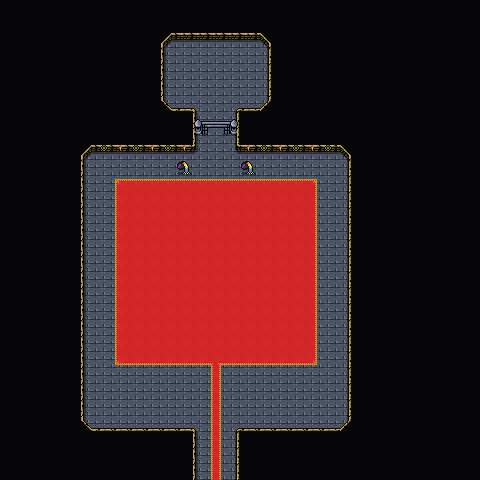

The image is a tile-based game level rendered from a .tmx file. Its description and source (layers, tilesets, objects; grid data summarised) follow:
An orthogonal 30x30 tile map with 16x16 px tiles, 4 tile layers (Background, Ground, Foreground, AboveSprites), 2 tilesets and 5 objects.

<map version="1.10" tiledversion="1.10.1" orientation="orthogonal" renderorder="right-down" width="30" height="30" tilewidth="16" tileheight="16" infinite="0" nextlayerid="6" nextobjectid="65">
 <editorsettings>
  <export target="wastetown..tmx" format="tmx" />
 </editorsettings>
 <properties>
  <property name="respawnEnemies" type="bool" value="true" />
 </properties>
 <tileset firstgid="1" source="../../tileset/main.tsx" />
 <tileset firstgid="10113" source="../../tileset/buildings.tsx" />
 <layer id="1" name="Background" width="30" height="30">
  <data>[900 cells, 900 non-empty, 1 distinct tile ids]</data>
 </layer>
 <layer id="2" name="Ground" width="30" height="30">
  <data>[900 cells, 802 non-empty, 27 distinct tile ids]</data>
 </layer>
 <layer id="3" name="Foreground" width="30" height="30">
  <properties>
   <property name="spriteLayer" type="bool" value="true" />
  </properties>
  <data>[900 cells, 4 non-empty, 4 distinct tile ids]</data>
 </layer>
 <layer id="5" name="AboveSprites" width="30" height="30">
  <data>[900 cells, 1 non-empty, 1 distinct tile ids]</data>
 </layer>
 <objectgroup id="4" name="Objects">
  <object id="47" template="../../obj/gold.tx" x="323" y="219" />
  <object id="49" template="../../obj/gold.tx" x="106" y="216" />
  <object id="50" template="../../obj/enemy.tx" x="183.228" y="304.124" width="64" height="64">
   <properties>
    <property name="enemy" value="Sliver Queen" />
   </properties>
  </object>
  <object id="63" template="../../obj/entry_up.tx" x="208" y="479.333">
   <properties>
    <property name="teleport" value="" />
   </properties>
  </object>
  <object id="64" template="../../obj/enemy.tx" x="188.133" y="423.411">
   <properties>
    <property name="dialog">[{
  "text":"Hello, planeswalker {var=player_name}, this area is currently under construction and subject to change. Also this is a hard boss, so be prepared with a strong deck",
  "options":[
    { "name":"Ok" }
  ]
}]</property>
    <property name="enemy" value="Homarid" />
   </properties>
  </object>
 </objectgroup>
</map>
